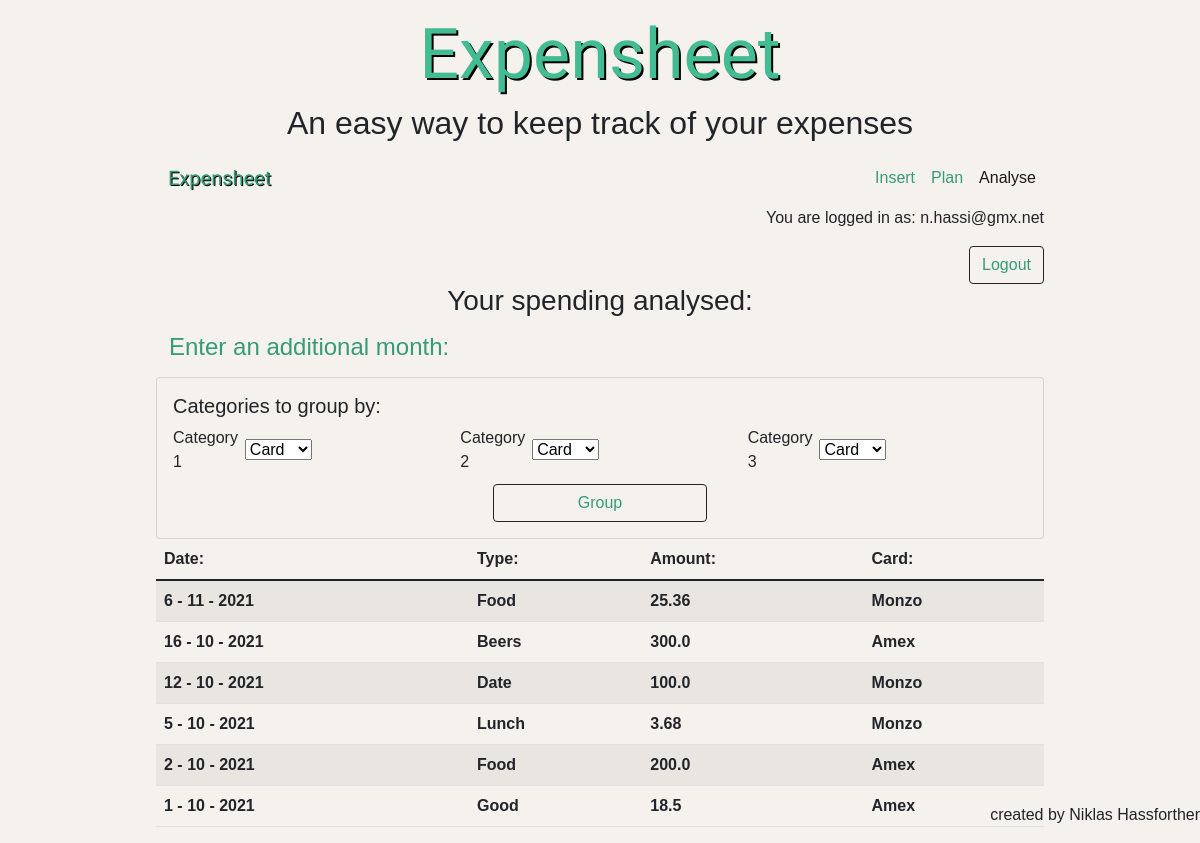
Page /analyse (signed in) on the earlier database version.
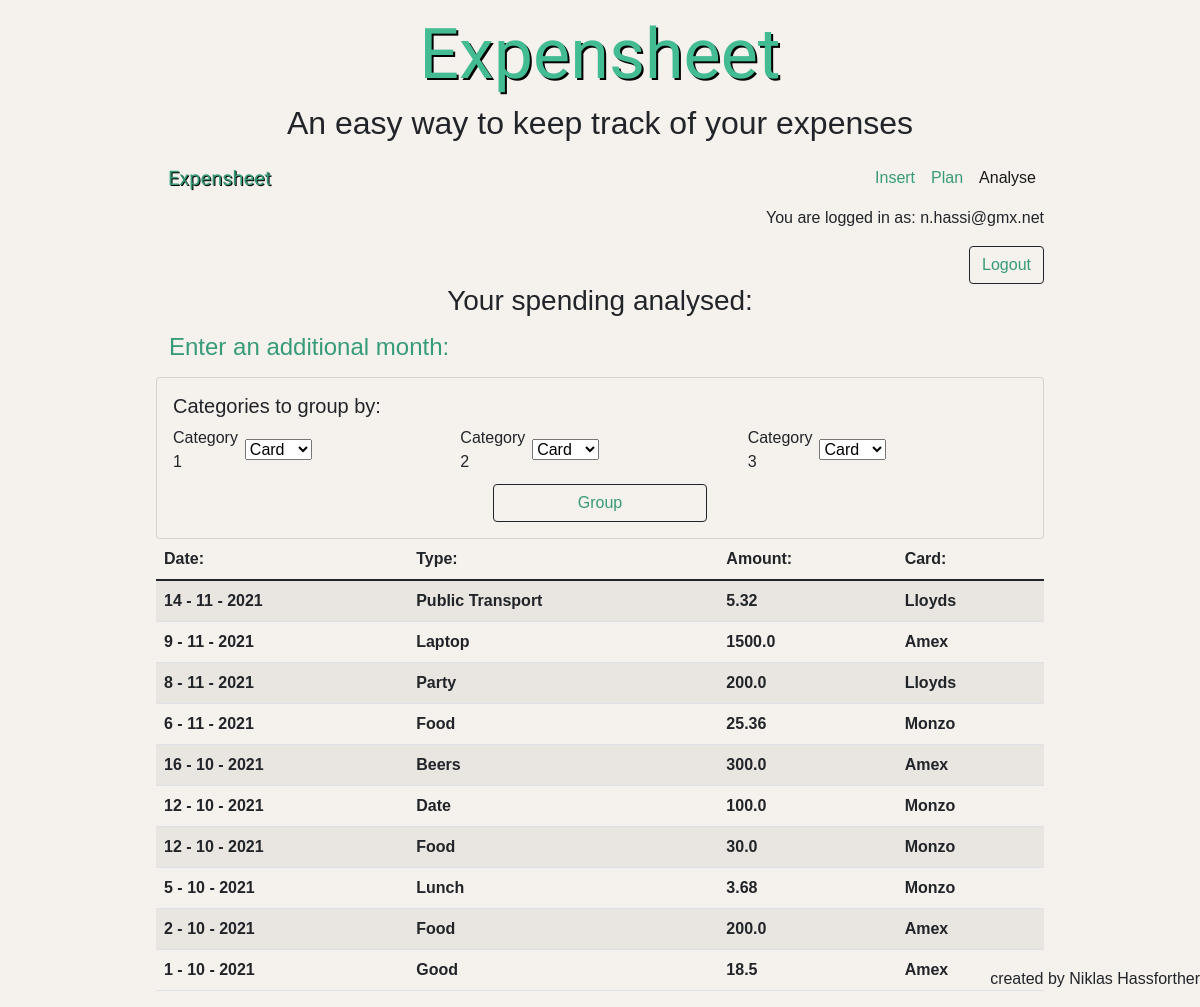
Same page on the later database version.
### tables this page shows
CREATE TABLE payments(id INTEGER PRIMARY KEY, card TEXT, day INTEGER, month INTEGER, year INTEGER, type TEXT, amount REAL, user_id INTEGER, FOREIGN KEY(user_id) REFERENCES users(id));

### app.py (the view, shortened to what this page needs)
@app.route('/analyse', methods=["GET", "POST"])
def analysis():
    try:
        if not session["user_id"]:
            return render_template('login.html')
    except:
        return render_template('login.html')
    if request.method == "GET":
        db = sqlite3.connect('expenses.db')
        db_cursor = db.cursor()
        db_cursor.execute("SELECT * FROM payments WHERE user_id = ? ORDER BY year DESC, month DESC, day DESC", (session["user_id"],))
        payments_all = db_cursor.fetchall()
        return render_template('analyse.html', email = session["user_email"], payments_all = payments_all,)

### templates/analyse.html (shortened to what this page needs)
{% extends "layout.html" %}
{% block main %}
<div class = "stickytop">
    <div id = "title">
        <h1 id = "label">Expensheet </h1>
        <h2>An easy way to keep track of your expenses</h2>
    </div>
    <nav class = "navbar navbar-expand-lg navbar-light">
        <div class="container-fluid">
            <a class="navbar-brand" style = "color:rgb(54, 155, 121) "href="/home">Expensheet</a>
        </div>
        <div class = "collapse navbar-collapse" id = "navbarNav">
            <ul class="navbar-nav me-auto mb-2 mb-lg-0" id = "nav-list">
                <li class="nav-item">
                    <a class="nav-link" href = "/insert">Insert</a>
                </li>
                <li class="nav-item">
                    <a class="nav-link" aria-current="page" href = "/plan">Plan</a>
                </li>
                <li class="nav-item">
                    <a class="nav-link active" href = "/analyse">Analyse</a>
                </li>
            </ul>
        </div>
    </nav>
    <p style = "text-align: end">You are logged in as: {{email}}</p>
    <div class="d-grid gap-2 d-md-flex justify-content-md-end">
        <form action = "/logout">
            <button class="btn btn-outline-dark" style="color:rgb(54, 155, 121);" type = "submit">Logout</button>
        </form>
    </div>
</div>
<div>
    <div>
        <h3 style = "text-align: center">Your spending analysed:</h3>
        <a class="btn" data-bs-toggle="collapse" href="#analysis" role="button" aria-expanded="false" aria-controls="analysis"><h4 style="color:rgb(54, 155, 121)">Enter an additional month:</h4></a>
    </div>
    <div class = "collapse show" id = "analysis">
        <div class = "card card-body" style="background-color: rgb(245, 241, 237)">
            <form action='/analyse' method = "POST">
                <h5>Categories to group by:</h5>
                <div class = "row g-2 align-items-center">
                    <div class = "col-1">
                        <label for = "filter1">Category 1</label>
                    </div>
                    <div class = "col-3">
                        <select name = "filter1">
                            <option value = "card">Card</option>
                        </select>
                    </div>
                    <div class = "col-1">
                        <label for = "filter2">Category 2</label>
                    </div>
                    <div class = "col-3">
                        <select name = "filter2">
                            <option value = "card">Card</option>
                        </select>
                    </div>
                    <div class = "col-1">
                        <label for = "filter3">Category 3</label>
                    </div>
                    <div class = "col-3">
                        <select name = "filter3">
                            <option value = "card">Card</option>
                        </select>
                    </div>
                </div>
                <div class = "d-grid col-3 mx-auto" style = "padding-top: 10px;">
                    <button type = "submit" style = "color:rgb(54, 155, 121)" class="btn btn-outline-dark">Group</button>
                </div>
            </form>
        </div>
    </div>
</div>
    <table class = "table table-striped table-hover">
        <thead>
            <tr>
                <th>Date:</th>
                <th>Type:</th>
                <th>Amount:</th>
                <th>Card:</th>
            </tr>
        </thead>
        <tbody>
            {% for x in range(payments_all | length) %}
            <tr>
                <th>{{ payments_all[x][2] }} - {{ payments_all[x][3] }} - {{ payments_all[x][4] }}</th>
                <th>{{ payments_all[x][5] }}</th>
                <th>{{ payments_all[x][6] }}</th>
                <th>{{ payments_all[x][1] }}</th>
            </tr>
            {% endfor %}
        </tbody>
    </table>
{% endblock %}

### templates/layout.html (shortened to what this page needs)
<!DOCTYPE html>
<html lang="en">
    <head>
        <link rel="stylesheet" href="https://cdn.jsdelivr.net/npm/bootstrap@5.1.1/dist/css/bootstrap.min.css">
        <link href="\static\styles.css" rel = "stylesheet">
    </head>
    <body>
        <div class = "container-fluid">
            <main>
                {% block main %}{% endblock %}
            </main>
            <footer class = "footer">
                <p>created by Niklas Hassforther</p>
            </footer>
        </div>
    </body>
</html>

### static/styles.css (style rules this page uses)
html { margin-left: 12%; margin-right: 12%; margin-top: 1%; background-color: rgb(245, 241, 237); }
body { font-family: Helvetica; background-color: rgb(245, 241, 237); }
a { color:rgb(54, 155, 121); text-decoration: none; }
#label { font-size: 70px; font-family: Lobster; color:rgb(67, 187, 147); text-shadow: 2px 2px 0 black; }
#title { text-align: center; }
.footer { position: fixed; left: 0; bottom: 0; width: 100%; text-align: right; }
.navbar-light .navbar-nav .nav-link { color:rgb(54, 155, 121) }
.navbar-brand { font-family: Lobster; text-shadow: 1px 1px 0 black; }
.stickytop { position: -webkit-sticky; position: sticky; }

Differences in the rows shown:
added payments: day "14", month "11", year "2021", type "Public Transport", amount "5.32", card "Lloyds"
added payments: day "9", month "11", year "2021", type "Laptop", amount "1500.0", card "Amex"
added payments: day "8", month "11", year "2021", type "Party", amount "200.0", card "Lloyds"
added payments: day "12", month "10", year "2021", type "Food", amount "30.0", card "Monzo"
